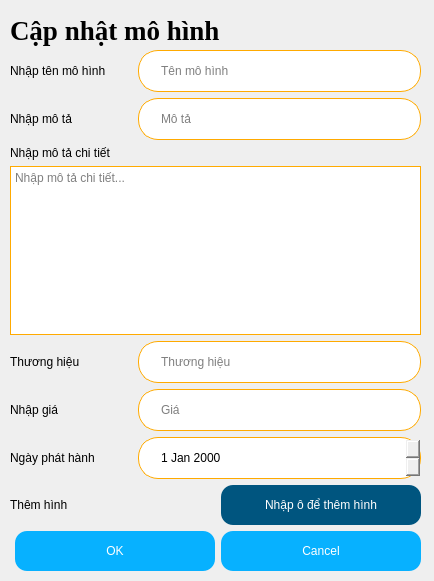
<?xml version="1.0" encoding="UTF-8"?>
<ui version="4.0">
 <class>Dialog</class>
 <widget class="QDialog" name="Dialog">
  <property name="geometry">
   <rect>
    <x>0</x>
    <y>0</y>
    <width>434</width>
    <height>581</height>
   </rect>
  </property>
  <property name="windowTitle">
   <string>Dialog</string>
  </property>
  <widget class="QWidget" name="verticalLayoutWidget">
   <property name="geometry">
    <rect>
     <x>10</x>
     <y>50</y>
     <width>411</width>
     <height>521</height>
    </rect>
   </property>
   <layout class="QVBoxLayout" name="verticalLayout">
    <item>
     <layout class="QHBoxLayout" name="horizontalLayout" stretch="3,7">
      <item>
       <widget class="QLabel" name="label">
        <property name="text">
         <string>Nhập tên mô hình</string>
        </property>
       </widget>
      </item>
      <item>
       <widget class="QLineEdit" name="Name">
        <property name="styleSheet">
         <string notr="true">border: 1px solid rgb(255, 170, 0); 
border-radius: 20px; 
height: 40px; 
padding-left: 20px;</string>
        </property>
        <property name="inputMask">
         <string/>
        </property>
        <property name="text">
         <string/>
        </property>
        <property name="placeholderText">
         <string>Tên mô hình</string>
        </property>
       </widget>
      </item>
     </layout>
    </item>
    <item>
     <layout class="QHBoxLayout" name="horizontalLayout_4" stretch="3,7">
      <item>
       <widget class="QLabel" name="label_4">
        <property name="text">
         <string>Nhập mô tả</string>
        </property>
       </widget>
      </item>
      <item>
       <widget class="QLineEdit" name="Desc">
        <property name="styleSheet">
         <string notr="true">border: 1px solid rgb(255, 170, 0); 
border-radius: 20px; 
height: 40px; 
padding-left: 20px;</string>
        </property>
        <property name="text">
         <string/>
        </property>
        <property name="placeholderText">
         <string>Mô tả</string>
        </property>
       </widget>
      </item>
     </layout>
    </item>
    <item>
     <layout class="QVBoxLayout" name="verticalLayout_2">
      <item>
       <widget class="QLabel" name="label_5">
        <property name="text">
         <string>Nhập mô tả chi tiết</string>
        </property>
       </widget>
      </item>
      <item>
       <widget class="QTextEdit" name="DescDetail">
        <property name="styleSheet">
         <string notr="true">border: 1px solid rgb(255, 170, 0); 
height: 40px; </string>
        </property>
        <property name="placeholderText">
         <string>Nhập mô tả chi tiết...</string>
        </property>
       </widget>
      </item>
     </layout>
    </item>
    <item>
     <layout class="QHBoxLayout" name="horizontalLayout_2" stretch="3,7">
      <item>
       <widget class="QLabel" name="Size">
        <property name="text">
         <string>Thương hiệu</string>
        </property>
       </widget>
      </item>
      <item>
       <widget class="QLineEdit" name="Brand">
        <property name="styleSheet">
         <string notr="true">border: 1px solid rgb(255, 170, 0); 
border-radius: 20px; 
height: 40px; 
padding-left: 20px;</string>
        </property>
        <property name="inputMask">
         <string/>
        </property>
        <property name="text">
         <string/>
        </property>
        <property name="placeholderText">
         <string>Thương hiệu</string>
        </property>
       </widget>
      </item>
     </layout>
    </item>
    <item>
     <layout class="QHBoxLayout" name="horizontalLayout_3" stretch="3,7">
      <item>
       <widget class="QLabel" name="label_3">
        <property name="text">
         <string>Nhập giá</string>
        </property>
       </widget>
      </item>
      <item>
       <widget class="QLineEdit" name="Price">
        <property name="styleSheet">
         <string notr="true">border: 1px solid rgb(255, 170, 0); 
border-radius: 20px; 
height: 40px; 
padding-left: 20px;</string>
        </property>
        <property name="text">
         <string/>
        </property>
        <property name="placeholderText">
         <string>Giá</string>
        </property>
       </widget>
      </item>
     </layout>
    </item>
    <item>
     <layout class="QHBoxLayout" name="horizontalLayout_5" stretch="3,7">
      <item>
       <widget class="QLabel" name="d">
        <property name="text">
         <string>Ngày phát hành</string>
        </property>
       </widget>
      </item>
      <item>
       <widget class="QDateEdit" name="deReleaseData">
        <property name="styleSheet">
         <string notr="true">border: 1px solid rgb(255, 170, 0); 
border-radius: 20px; 
height: 40px; 
padding-left: 20px;</string>
        </property>
        <property name="wrapping">
         <bool>false</bool>
        </property>
       </widget>
      </item>
     </layout>
    </item>
    <item>
     <layout class="QHBoxLayout" name="horizontalLayout_6" stretch="9,1">
      <item>
       <widget class="QLabel" name="label_6">
        <property name="text">
         <string>Thêm hình</string>
        </property>
       </widget>
      </item>
      <item>
       <widget class="QPushButton" name="btnImage">
        <property name="styleSheet">
         <string notr="true">border-radius: 12px; 
height: 40px; 
width:200px; 
background: rgb(0, 85, 127); 
color: #fff;</string>
        </property>
        <property name="text">
         <string>Nhập ô để thêm hình</string>
        </property>
        <property name="iconSize">
         <size>
          <width>8</width>
          <height>8</height>
         </size>
        </property>
       </widget>
      </item>
     </layout>
    </item>
    <item>
     <widget class="QDialogButtonBox" name="buttonBox">
      <property name="styleSheet">
       <string notr="true">border-radius: 12px; 
height: 40px; 
width:200px; 
background: rgb(7, 177, 255);
color: #fff;</string>
      </property>
      <property name="orientation">
       <enum>Qt::Horizontal</enum>
      </property>
      <property name="standardButtons">
       <set>QDialogButtonBox::Cancel|QDialogButtonBox::Ok</set>
      </property>
     </widget>
    </item>
   </layout>
  </widget>
  <widget class="QLabel" name="label_2">
   <property name="geometry">
    <rect>
     <x>10</x>
     <y>10</y>
     <width>321</width>
     <height>41</height>
    </rect>
   </property>
   <property name="font">
    <font>
     <family>Times New Roman</family>
     <pointsize>20</pointsize>
     <weight>75</weight>
     <bold>true</bold>
    </font>
   </property>
   <property name="text">
    <string>Cập nhật mô hình</string>
   </property>
  </widget>
 </widget>
 <resources/>
 <connections>
  <connection>
   <sender>buttonBox</sender>
   <signal>accepted()</signal>
   <receiver>Dialog</receiver>
   <slot>accept()</slot>
   <hints>
    <hint type="sourcelabel">
     <x>248</x>
     <y>254</y>
    </hint>
    <hint type="destinationlabel">
     <x>157</x>
     <y>274</y>
    </hint>
   </hints>
  </connection>
  <connection>
   <sender>buttonBox</sender>
   <signal>rejected()</signal>
   <receiver>Dialog</receiver>
   <slot>reject()</slot>
   <hints>
    <hint type="sourcelabel">
     <x>316</x>
     <y>260</y>
    </hint>
    <hint type="destinationlabel">
     <x>286</x>
     <y>274</y>
    </hint>
   </hints>
  </connection>
 </connections>
</ui>
